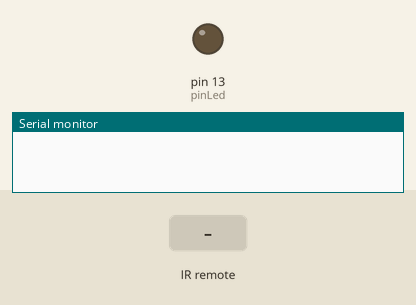
Recording of a sketch running on a simulated Arduino Uno, built with avr-gcc and run on an emulated ATmega328P. Parts: output pins drawn as LEDs (lit = HIGH), the last lines printed to the serial monitor. The test bench sets the inputs (shaded band).

Above: at 1.2 s.
1.3 s: infrared code 0xFF38C7 received
2.8 s: infrared code 0xFF38C7 received
At 3.8 s:
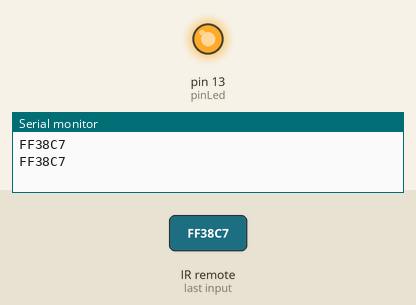
Timing chart, 0 to 5.8 s (numbered marks = the images above; inputs shaded):
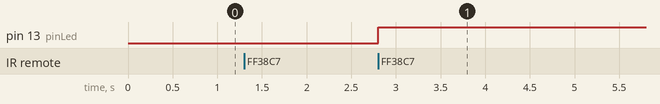

The sketch:

primeiro_teste.ino
```cpp
#include <IRremote.h>
#define pinLed 13
#define pinSensor 10 // o que vai ser acionado quando clickar no botão OK

IRrecv sensor(pinSensor);
decode_results command;

bool ledStatus = false;

void setup() {
  Serial.begin(9600);  // sei lá que porra é essa

  // dizendo pra começar a escutar
  sensor.enableIRIn();

  pinMode(pinLed, OUTPUT);
}

void loop() {

  if (sensor.decode(&command)) {  // se recebeu alguma coisa do sensor, escreve o que recebeu em command
    Serial.println(command.value, HEX);
    if (command.value == 0xFF38C7) {

      digitalWrite(pinLed, ledStatus);
      ledStatus = !ledStatus;

    }
    sensor.resume();
  }

}
```

Measured:
- after the input at 2.8 s, pin 13 (pinLed): LOW → HIGH at once
